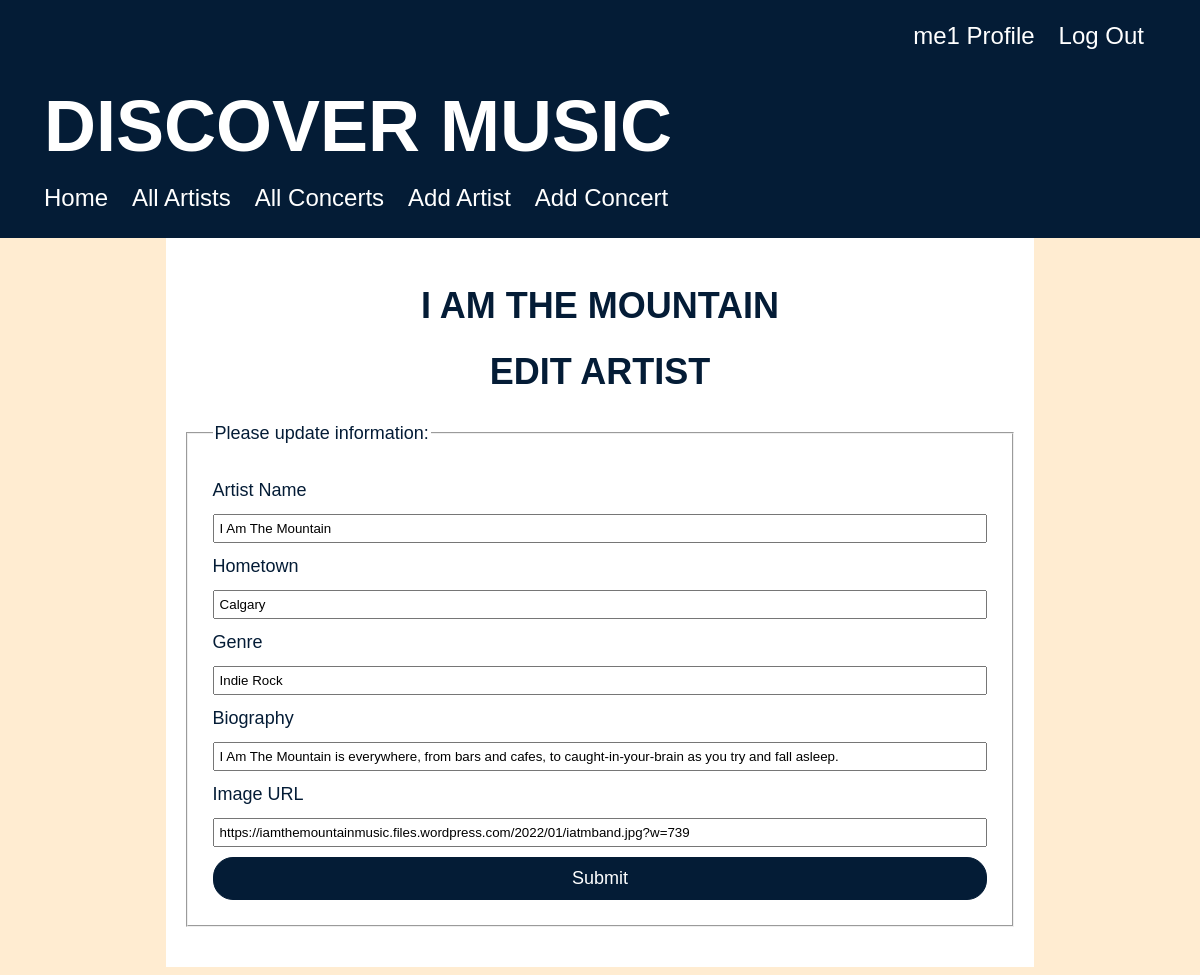
Page /artist/1/edit (signed in) on the committed database.
### concert_app/models.py (models this page shows, shortened)
class User(UserMixin, db.Model):
    id = db.Column(db.Integer, primary_key=True)
    username = db.Column(db.String(80), nullable=False, unique=True)
    password = db.Column(db.String(80), nullable=False)
    attending = db.relationship(
        'Concert', secondary='user_concert', back_populates='guests_attending')
    favourites = db.relationship(
        'Artist', secondary='user_artist', back_populates='fans')

class Artist(db.Model):
    id = db.Column(db.Integer, primary_key=True)
    name = db.Column(db.String(80), nullable=False)
    hometown = db.Column(db.String(80), nullable=False)
    image = db.Column(URLType)
    genre = db.Column(db.String(80), nullable=False)
    biography = db.Column(db.String(250), nullable=False)
    upcoming_concerts = db.relationship('Concert', back_populates='artist_playing')
    fans = db.relationship(
        'User', secondary='user_artist', back_populates='favourites')

### concert_app/main/routes.py (the view)
@main.route('/artist/<artist_id>/edit', methods=['GET', 'POST'])
@login_required
def edit_artist(artist_id):
    artist = Artist.query.get(artist_id)
    form = ArtistForm(obj=artist)
    if form.validate_on_submit():
        form.populate_obj(artist)
        db.session.add(artist)
        db.session.commit()
        flash('Artist was updated successfully')
        return redirect(url_for('main.artist_detail',artist_id=artist.id))
    artist = Artist.query.get(artist_id)
    return render_template('edit_artist.html', artist=artist, form=form)

### concert_app/main/forms.py
class ArtistForm(FlaskForm):
    name = StringField('Artist Name', validators=[DataRequired(), Length(
        min=3, max=80, message="The city name needs to be between 3 and 80 chars")])
    hometown = StringField('Hometown', validators=[DataRequired(), Length(
        min=3, max=80, message="The city name needs to be between 3 and 80 chars")])
    genre = StringField('Genre', validators=[DataRequired(), Length(
        min=3, max=80, message="The city name needs to be between 3 and 80 chars")])
    biography = StringField('Biography', validators=[DataRequired(), Length(
        min=3, max=3000, message="The biography must be less than 3000 chars")])
    image = StringField('Image URL')
    submit = SubmitField('Submit')

### concert_app/extensions.py (called while the page is built)
@login_manager.user_loader
def load_user(user_id):
    return User.query.get(user_id)

### concert_app/templates/edit_artist.html (shortened to what this page needs)
{% extends 'base.html' %}
{% block content %}
<h2>{{ artist.name }}</h2>
<h2>Edit Artist</h2>
<form method="POST" action="{{ url_for('main.edit_artist', artist_id=artist.id) }}">
    <fieldset>
        <legend>Please update information:</legend>
        {{ form.name.label }}
        {{ form.name }}
        {{ form.hometown.label }}
        {{ form.hometown }}
        {{ form.genre.label }}
        {{ form.genre }}
        {{ form.biography.label }}
        {{ form.biography }}
        {{ form.image.label }}
        {{ form.image }}
        {{ form.submit }}
    </fieldset>
</form>
{% endblock %}

### concert_app/templates/base.html (shortened to what this page needs)
<!DOCTYPE html>
<html>
<head>
    <link rel="stylesheet" href="/static/style.css">
</head>
<body>
    <div class="header">
        <nav class="nav-profile">
            {% if current_user.is_authenticated %}
            <a href="/profile/{{current_user.username}}">{{ current_user.username }} Profile</a>
            <a href="/logout">Log Out</a>
            {% else %}
            <a href="/signup">Sign Up</a>
            <a href="/login">Log In</a>
            {% endif %}
        </nav>
        <a href="/">
            <h1>Discover Music</h1>
        </a>
        <nav class="nav-tabs">
            <a href="/">Home</a>
            <a href="/artist">All Artists</a>
            <a href="/concert">All Concerts</a>
            {% if current_user.is_authenticated %}
            <a href="/new_artist">Add Artist</a>
            <a href="/new_concert">Add Concert</a>
            {% endif %}
        </nav>
    </div>
    <div id="content">
        {% block content %}{% endblock %}
    </div>
</body>
</html>

### concert_app/static/style.css (style rules this page uses)
body { background-color: #FFECD1; font-size: 18px; font-family: Helvetica, sans-serif; line-height: 1.5; font-weight: 100; display: flex; flex-direction: column; align-items: center; }
#content { width: 70%; background-color: white; padding: 20px; color: #041c36; }
.header { width: 100%; height: 200px; padding: 20px; margin: 0; margin-top: -10px; background-color: #041c36; color: white }
fieldset { display: flex; flex-direction: column; margin: 20px 0; padding: 20px; }
fieldset * { margin: 5px; }
fieldset input { padding: 5px; }
h1 { color: white; text-align: left; font-family: helvetica, sans-serif; font-size: 4em; text-transform: uppercase; margin-top: 0.25em; margin-left: 0.5em; margin-bottom: 0; }
h2 { text-align: center; font-size: 2em; font-family: Helvetica, sans-serif; color: #041c36; text-transform: uppercase; line-height: 1; }
input[type=submit] { background: #041c36; color: white; border-width: 1px; border-style: solid; border-color: #041c36; border-radius: 20px; padding: 10px 14px; font-size: 18px; }
.header a { color: white; text-decoration: none; }
.nav-tabs { display: flex; justify-content: left; margin-left: 1.5em; font-size: 24px; gap: 24px; }
.nav-profile { display: flex; justify-content: right; margin-right: 2em; font-size: 24px; gap: 24px; }

### rows in the picture
User: username "me1"
Artist: name "I AM THE MOUNTAIN", name "I Am The Mountain", hometown "Calgary", genre "Indie Rock", biography "I Am The Mountain is everywhere, from bars and cafes, to caught-in-your-brain as you try and fall asleep.", image "https://iamthemountainmusic.files.wordpress.com/2022/01/iatmband.jpg?w=739"
